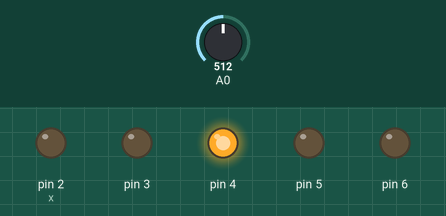
Simulated run of this sketch. Board: Arduino Uno, built with avr-gcc and run on an emulated ATmega328P. On the bench: output pins drawn as LEDs (lit = HIGH). Dashed ring = blinking. The test bench sets the inputs (shaded band); at power-on: A0 = 512.

Above: at 1.3 s.
1.4 s: A0 set to 0
At 2.7 s:
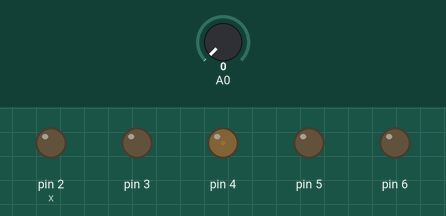
3.0 s: A0 set to 122
At 3.18 s:
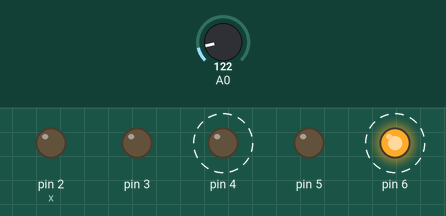
6.1 s: A0 set to 0
At 6.13 s:
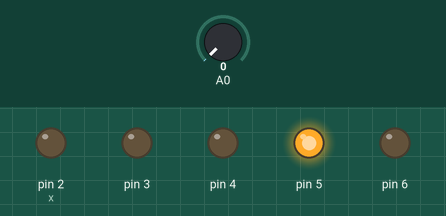
Timing chart, 0 to 9.1 s (numbered marks = the images above; inputs shaded):
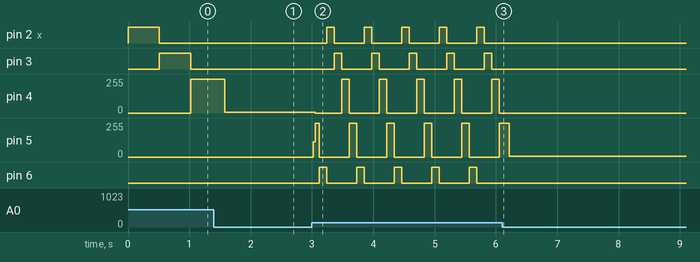

The sketch:

Basic_running_LED.ino
```cpp
int x = 2;
int y;

void setup() {
    pinMode(2, OUTPUT);
    pinMode(3, OUTPUT);
    pinMode(4, OUTPUT);
    pinMode(5, OUTPUT);
    pinMode(6, OUTPUT);
  }

void loop() {
  y = analogRead (A0);
  if (x == 7){
    x = 2;
  }
  digitalWrite (x, HIGH);
  x++;
  delay (y);
  digitalWrite(x-1, LOW);
}
```

Measured:
- after the input at 1.4 s, pin 2 (x): stays LOW (without the input it goes to HIGH after 1.2 s); pin 4: 255/255 → 4/255 after 0.18 s; pin 5: stays 0/255 (without the input it goes to 255/255 after 0.14 s); pin 6: stays LOW (without the input it goes to HIGH after 0.65 s)
- after the input at 3.0 s, pin 2 (x): alternates HIGH for 0.12 s and LOW for 0.49 s, starting after 0.24 s; pin 3: alternates HIGH for 0.12 s and LOW for 0.49 s, starting after 0.37 s
- after the input at 6.1 s, pin 2 (x), pin 3, pin 6: stops changing and stays LOW; pin 4: stops changing and stays 0/255
